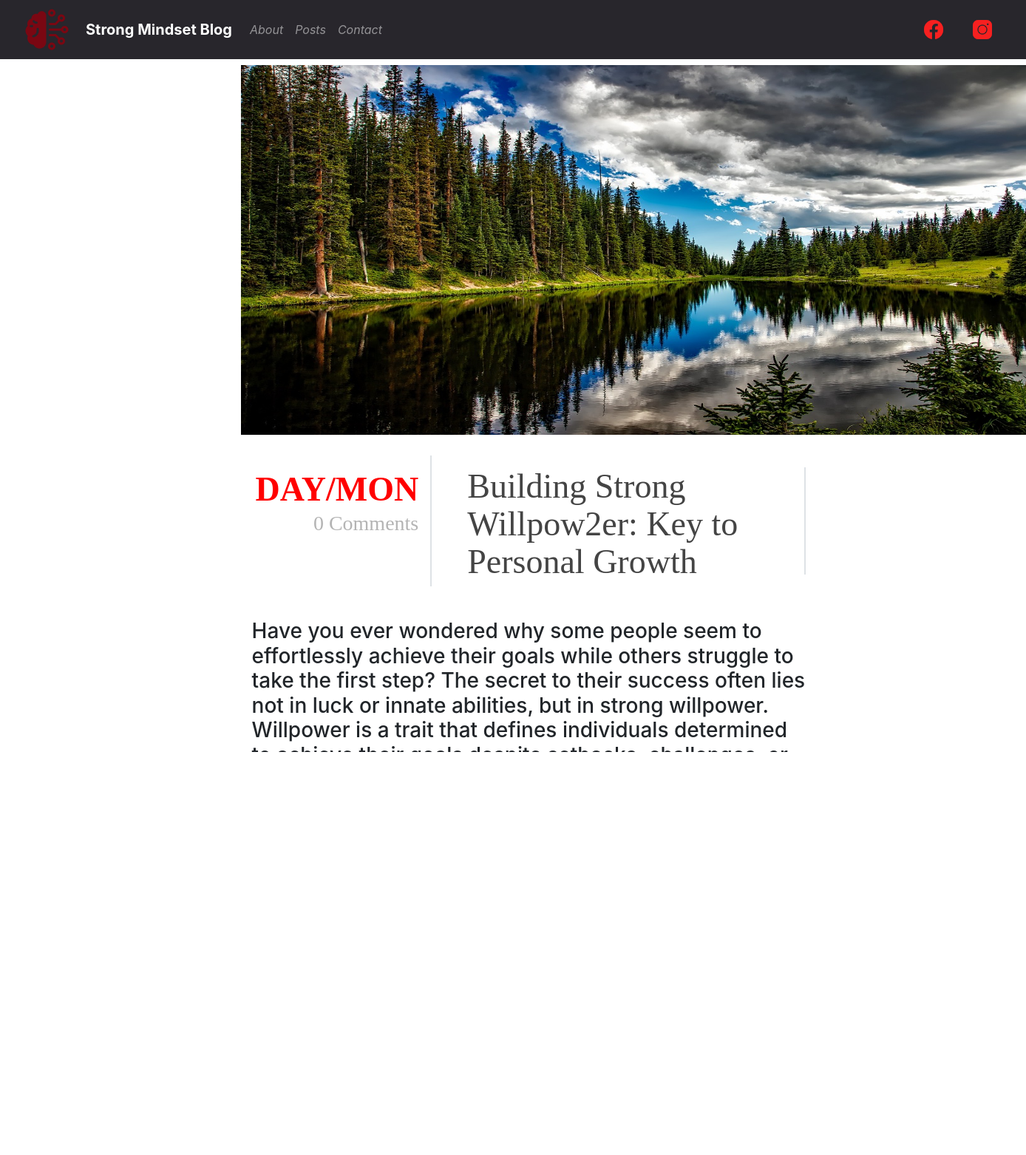
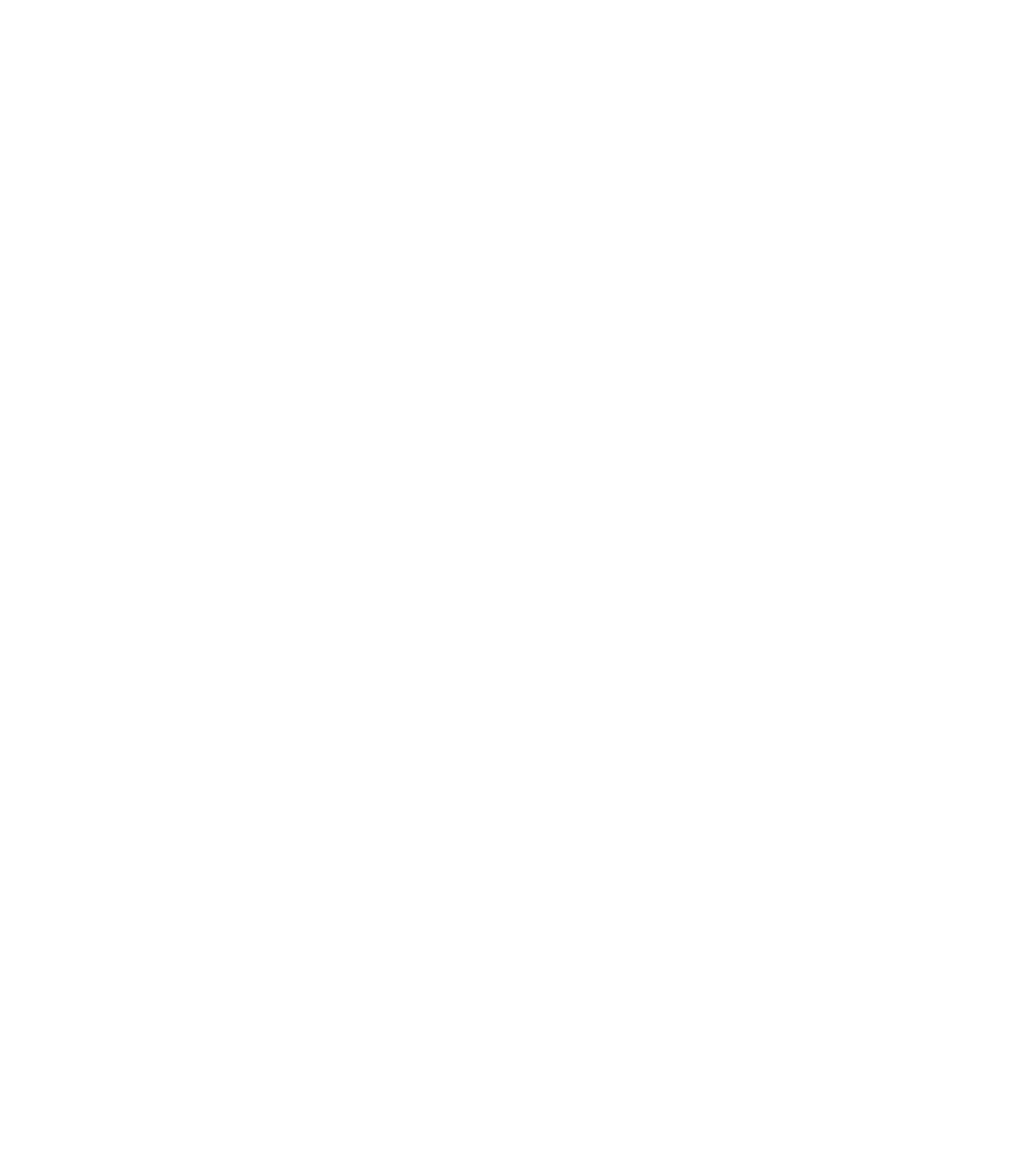
The page /post/5 on the database its author committed (2 pictures, top to bottom).
### posts/models.py (models this page shows, shortened)
class Post(models.Model):
    title = models.CharField(max_length=200)
    description = RichTextField()
    photo = models.ImageField(upload_to='photos/')
    author = models.ForeignKey(User, on_delete=models.CASCADE)
    date = models.DateTimeField()

### posts/views.py (the view)
# urls.py: path("post/<int:id>", views.post_handle, name='post_handle' ),
def post_handle(request, id):
    try:
        post = Post.objects.get(id=id)
    except:
        post = None
    if request.method == 'POST':
        form = CommentsForm(request.POST)
        if form.is_valid():
            comment = form.save(commit=False)
            print(f"User: {request.user}")  # Debugging: print user
            comment.author = request.user
            comment.post = post
            comment.save()
            return redirect('post_handle', id=id)
    else:
        form = CommentsForm()
    return render(request, "post_main.html", {'post': post, 'form': form})

### posts/forms.py
class CommentsForm(forms.ModelForm):
    class Meta:
        model = Comment
        fields = [ 'contents']
        widgets = {
            'contents':forms.Textarea(attrs={'class':'form-control', 'placeholder': 'Write your comment here...'})
        }

### templates/post_main.html (shortened to what this page needs)
{% extends 'base.html' %}
{% load static %}
{% load crispy_forms_tags %}
{% block content %}
<div class="content ml-5 pl-5 mx-auto" style="width: 60%;">
    <div class="card">
        <img src="{% static post.photo %}" style="height: 500px; width: 1090px;" class="text-center mt-2  mb-2">
        <div class="card-body">
            <div class="d-flex flex-row justify-content-center">
                <div class="flex-sm-fill">
                    <span style="color: red;" class="big_red_date">DAY/MON</span>
                    <span class="comments_caption" style="font-size:28px; margin-left: 5px;">{{post.comments.count}} Comments</span>
                </div>
                <span class=" border border-right ml-3"></span>
                <div class="flex-xxl-fill ml-5">
                    <h3 class="post_title mt-3 a_post_title">{{post.title}}</h3>
                </div>
                <span class=" border border-bottom ml-1 mt-3 mb-3"></span>
            </div>
        </div>
    </div>
    <div class="container">
        <h3 class="mt-4 mb-4">{{post.description}}</h3>
    </div>
    <span class="border-bottom border-1 border-dark d-block my-2"></span>
    <h3 style="color: rgb(247, 90, 90);" class="mt-3 ml-2 mb-4"> Comments: </h3>
    <div class="comments mt-5 mb-5 text-center">
        <form method="post" class="form-group mt-5">
            {{form|crispy}}
            <button type="submit" class="btn btn-outline-secondary w-100 ">Add Comment</button>
        </form>
    </div>
    <div class="d-flex flex-row justify-content-center mb-4 mt-2">
        <div class="flex-md-fill mt-2">
            <a href="{% url 'post_create'%}">
                <button class="btn btn-danger w-50" >Create New Post</button>
            </a>
         </div>
         <div class="flex-md-fill  text-center mt-2">
            <form method="post" action="{% url 'post_edit' post.id %}">
                <button type="submit" value="Edit" name="Edit" class="btn btn-danger w-50" >Edit This Post</button>
            </form>
        </div>
        <div class="flex-md-fill ml-5 text-end mt-2">
            <form method="post" action="{% url 'post_delete' post.id %}">
                <button type="submit" value="Delete" name="Delete" class="btn btn-danger w-50" >Delete This Post</button>
            </form>
        </div>
    </div>
</div>
{% endblock %}

### static/style.css (style rules this page uses)
.big_red_date { margin-top: 20px; display: block; text-transform: uppercase; font-family: 'Brush Script MT', cursive; color: #ed1c24; font-size: 46px; line-height: 51px; font-weight: bold; }
.comments_caption { float: right; font-weight: 400; font-family: Antonio-Light !important; color: #b4b4b4 !important; }
.post_title { font-family: Antonio-Regular; color: #444; font-size: 46px; line-height: 51px; margin-top: 0; }
.a_post_title { color: #444; }
.card { border: none; }

### rows shown on the page
Post: photo (picture), comments.count "0", title "Building Strong Willpow2er: Key to Personal Growth", description "Have you ever wondered why some people seem to effortlessly achieve their goals while others struggle to take the first step? The secret to their success often lies not in luck or innate abilities, but in strong willpower. Willpower is a trait that defines individuals determined to achieve their goals despite setbacks, challenges, or even their own doubts. It is a fundamental quality not only in the process of personal development but also in everyday life. Understanding Willpower Willpower isn't just about stubbornness or sticking to one's guns. It's the ability to control one's thoughts, emotions, and actions toward defined objectives, even in the face of adversity. It also involves…"
